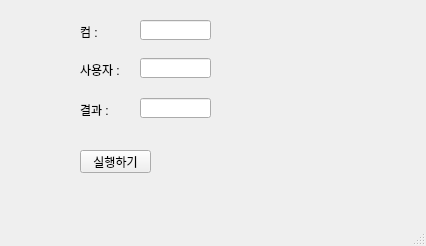
<?xml version="1.0" encoding="UTF-8"?>
<ui version="4.0">
 <class>MainWindow</class>
 <widget class="QMainWindow" name="MainWindow">
  <property name="geometry">
   <rect>
    <x>0</x>
    <y>0</y>
    <width>426</width>
    <height>246</height>
   </rect>
  </property>
  <property name="windowTitle">
   <string>MainWindow</string>
  </property>
  <widget class="QWidget" name="centralwidget">
   <widget class="QPushButton" name="pb">
    <property name="geometry">
     <rect>
      <x>80</x>
      <y>150</y>
      <width>71</width>
      <height>23</height>
     </rect>
    </property>
    <property name="text">
     <string>실행하기</string>
    </property>
   </widget>
   <widget class="QLineEdit" name="le1">
    <property name="geometry">
     <rect>
      <x>140</x>
      <y>20</y>
      <width>71</width>
      <height>20</height>
     </rect>
    </property>
    <property name="inputMask">
     <string/>
    </property>
   </widget>
   <widget class="QLabel" name="lbl1">
    <property name="geometry">
     <rect>
      <x>80</x>
      <y>22</y>
      <width>56</width>
      <height>20</height>
     </rect>
    </property>
    <property name="frameShape">
     <enum>QFrame::NoFrame</enum>
    </property>
    <property name="text">
     <string>컴 : </string>
    </property>
   </widget>
   <widget class="QLineEdit" name="le2">
    <property name="geometry">
     <rect>
      <x>140</x>
      <y>58</y>
      <width>71</width>
      <height>20</height>
     </rect>
    </property>
    <property name="inputMask">
     <string/>
    </property>
   </widget>
   <widget class="QLabel" name="lbl2">
    <property name="geometry">
     <rect>
      <x>80</x>
      <y>60</y>
      <width>56</width>
      <height>20</height>
     </rect>
    </property>
    <property name="frameShape">
     <enum>QFrame::NoFrame</enum>
    </property>
    <property name="text">
     <string>사용자 : </string>
    </property>
   </widget>
   <widget class="QLineEdit" name="le3">
    <property name="geometry">
     <rect>
      <x>140</x>
      <y>98</y>
      <width>71</width>
      <height>20</height>
     </rect>
    </property>
    <property name="inputMask">
     <string/>
    </property>
   </widget>
   <widget class="QLabel" name="lbl3">
    <property name="geometry">
     <rect>
      <x>80</x>
      <y>100</y>
      <width>56</width>
      <height>20</height>
     </rect>
    </property>
    <property name="frameShape">
     <enum>QFrame::NoFrame</enum>
    </property>
    <property name="text">
     <string>결과 : </string>
    </property>
   </widget>
  </widget>
  <widget class="QMenuBar" name="menubar">
   <property name="geometry">
    <rect>
     <x>0</x>
     <y>0</y>
     <width>426</width>
     <height>21</height>
    </rect>
   </property>
  </widget>
  <widget class="QStatusBar" name="statusbar"/>
 </widget>
 <resources/>
 <connections/>
</ui>
